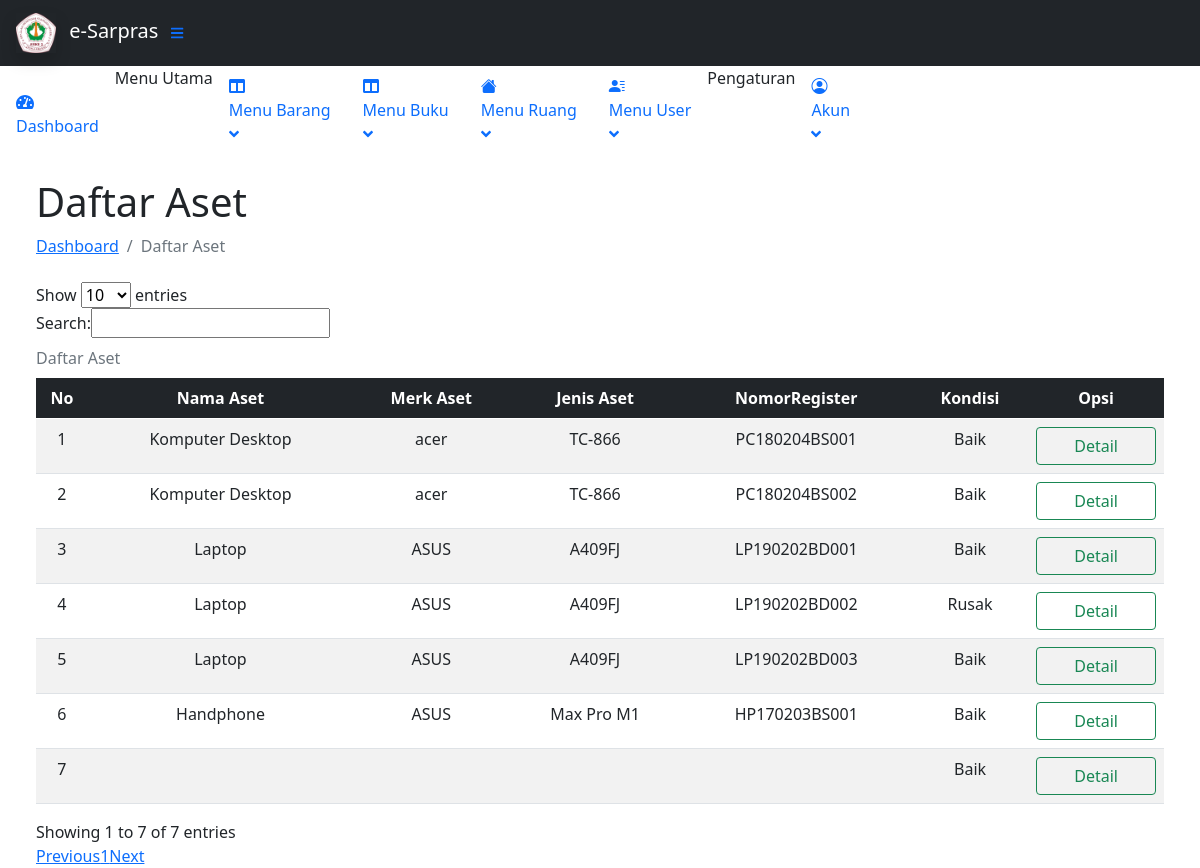
The app's page /contents/Barang/index.php?page=DaftarBarang with its own data.
### tables this page shows
CREATE TABLE `tbarang` (
  `idAset` int(11) NOT NULL,
  `namaBarang` varchar(50) NOT NULL,
  `fotoBarang` varchar(255) NOT NULL,
  `merkBarang` varchar(30) DEFAULT NULL,
  `tipeBarang` varchar(30) DEFAULT NULL,
  `nomorRegister` varchar(30) DEFAULT NULL,
  `hargaSatuan` int(20) DEFAULT NULL,
  `tahunPembelian` int(4) DEFAULT NULL,
  `sumberDana` enum('BOS','BOSDA') DEFAULT NULL,
  `kondisiBarang` enum('Baik','Rusak') NOT NULL,
  `linkRuangan` int(11) NOT NULL,
  `isDeleted` tinyint(1) NOT NULL DEFAULT '0'
);

### config/connect.php (called while the page is built)
<?php
    $db = mysqli_connect('localhost', 'root', '', 'inventorymanagement');
    function querySql($query)
        {
        global $db;
        $item = mysqli_query($db, $query);
        $items = [];
        while ($row = mysqli_fetch_assoc($item)) {
            $items[] = $row;
            }
        return $items;
        }

### contents/Barang/daftarbarang.php (the view, shortened to what this page needs)
<?php
    $barang = querySql("SELECT * FROM tbarang");
    ?>
<main>
    <div class="container-fluid px-4">
        <h1 class="mt-4">Daftar Aset</h1>
        <ol class="breadcrumb mb-4">
            <li class="breadcrumb-item"><a href="index.php">Dashboard</a></li>
            <li class="breadcrumb-item active">Daftar Aset</li>
        </ol>
<table id="example" class="table caption-top table-striped text-center" class="display nowrap table-striped table-bordered table" style="width:100%">
 <caption>Daftar Aset</caption>
            <thead class="table-dark">
                <tr>
                    <th>No</th>
                    <th>Nama Aset</th>
                    <th>Merk Aset</th>
                    <th>Jenis Aset</th>
                    <th>NomorRegister</th>
                    <th>Kondisi</th>
                    <th>Opsi</th>
                </tr>
            </thead>
            <tbody class="">
                <?php $i = 1;?>
                <?php foreach($barang as $item) : ?>
                    <tr>
                        <td><?= $i ?></td>
                        <td><?= $item["namaBarang"]; ?></td>
                        <td><?= $item["merkBarang"]; ?></td>
                        <td><?= $item["tipeBarang"]; ?></td>
                        <td><?= $item["nomorRegister"]; ?></td>
                        <td><?= $item["kondisiBarang"]; ?></td>
                        <td>
                            <div class="d-grid">
                                <a href="index.php?page=DetailBarang&id=<?= $item ['idAset']; ?>"class="btn btn-outline-success">Detail</a>
                            </div>
                        </td>
                    </tr>
                    <?php $i++ ?>
                <?php endforeach; ?>
            </tbody>
        </table>
    </div>
</main>

### records on screen
tbarang: namaBarang "Komputer Desktop", merkBarang "acer", tipeBarang "TC-866", nomorRegister "PC180204BS001", kondisiBarang "Baik"
tbarang: namaBarang "Komputer Desktop", merkBarang "acer", tipeBarang "TC-866", nomorRegister "PC180204BS002", kondisiBarang "Baik"
tbarang: namaBarang "Laptop", merkBarang "ASUS", tipeBarang "A409FJ", nomorRegister "LP190202BD001", kondisiBarang "Baik"
tbarang: namaBarang "Laptop", merkBarang "ASUS", tipeBarang "A409FJ", nomorRegister "LP190202BD002", kondisiBarang "Rusak"
tbarang: namaBarang "Laptop", merkBarang "ASUS", tipeBarang "A409FJ", nomorRegister "LP190202BD003", kondisiBarang "Baik"
tbarang: namaBarang "Handphone", merkBarang "ASUS", tipeBarang "Max Pro M1", nomorRegister "HP170203BS001", kondisiBarang "Baik"
tbarang: kondisiBarang "Baik"
